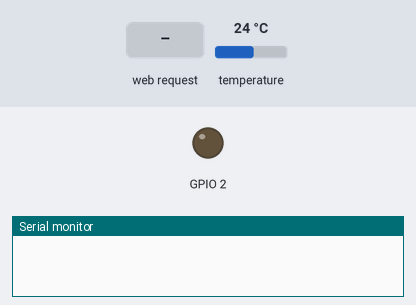
The sketch below on a simulated ESP8266 (NodeMCU). Shown: output pins drawn as LEDs (lit = HIGH), the last lines printed to the serial monitor. The test bench sets the inputs (shaded band); at power-on: temperature 24 °C.

Above: at 1.2 s.
1.3 s: HTTP request GET /setLED received
At 2.5 s:
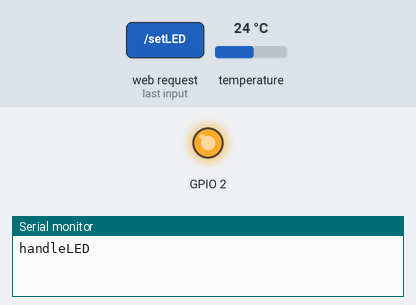
2.8 s: HTTP request GET / received
4.3 s: HTTP request GET /readADC00 received
Timing chart, 0 to 7.3 s (numbered marks = the images above; inputs shaded):
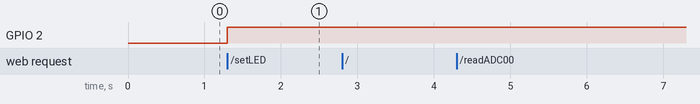

The sketch:

2019-09-27-1457_ESP-8266_Wifi_javascript_deneme.ino
```cpp
//https://circuits4you.com/2018/02/04/esp8266-ajax-update-part-of-web-page-without-refreshing/
// telefonda ki web arayuzu index.h dosyasinda yazdik. bu programla ayni klasorde
//https://stackoverflow.com/questions/18310434/how-to-set-text-size-in-a-button-in-html
//h1 le ilgili https://www.w3schools.com/tags/tag_hn.asp;
//https://techtutorialsx.com/2016/10/03/esp8266-setting-a-simple-http-webserver/
//https://www.w3schools.com/jsref/met_win_setinterval.asp
//https://stackoverflow.com/questions/6032429/chrome-timeouts-interval-suspended-in-background-tabs // chrome da neden javascritp setinterval da problem yasadigimin cevabi
//https://www.w3schools.com/css/tryit.asp?filename=trycss_grid
//#include <WiFi.h>
//#include <WiFiClient.h>
//#include <WebServer.h>

#include <ESP8266WiFi.h>
#include <WiFiClient.h>
#include <ESP8266WebServer.h>
#include <OneWire.h>
#include <DallasTemperature.h>

#include "index.h"  //Web page header file

#define ONE_WIRE_BUS 5                          //D1 pin of nodemcu
OneWire oneWire(ONE_WIRE_BUS);
 DallasTemperature sensors(&oneWire);            // Pass the oneWire reference to Dallas Temperature.


String ledState = "OFF";


ESP8266WebServer server(80);

//Enter your SSID and PASSWORD
const char* ssid = "ESP8266";
const char* password = "12345678";


//===============================================================
// This routine is executed when you open its IP in browser
//===============================================================
void handleRoot() {
 String s = MAIN_page; //Read HTML contents
 server.send(200, "text/html", s); //Send web page
 Serial.println("handleRoot");
}
void handleADC00() {
  sensors.requestTemperatures();
 float a = sensors.getTempCByIndex(0);
 String adcValue00 = String(a);
 //String adcValue00 = "deger1";
 server.send(200, "text/plane", adcValue00); //Send ADC value only to client ajax request
 Serial.println("handleADC00");
}

void handleLED() {

 String t_state = server.arg("LEDstate"); //Refer  xhttp.open("GET", "setLED?LEDstate="+led, true);
 Serial.println(t_state);
 if(t_state == "1")
 {
  digitalWrite(2,LOW); //LED ON
  ledState = "ON"; //Feedback parameter
 }
 else
 {
  digitalWrite(2,HIGH); //LED OFF
  ledState = "OFF"; //Feedback parameter
 }

 server.send(200, "text/plane", ledState); //Send web page
 Serial.println("handleLED");
}

//===============================================================
// Setup
//===============================================================

void setup(void){
  pinMode(2,OUTPUT);
  Serial.begin(115200);


  // Remove the password parameter, if you want the AP (Access Point) to be open
  WiFi.softAP(ssid, password);

  IPAddress IP = WiFi.softAPIP();


  server.begin();

//----------------------------------------------------------------

  server.on("/", handleRoot);      //Which routine to handle at root location. This is display page
  server.on("/setLED", handleLED);
  server.on("/readADC00", handleADC00);


}

//===============================================================
// This routine is executed when you open its IP in browser
//===============================================================
void loop(void){


  server.handleClient();


}
```

index.h
```cpp
const char MAIN_page[] PROGMEM = R"=====(
<!DOCTYPE html>
<html lang="tr">


<style>
body {
  font-family: Arial;
  margin: 0;
}

.flex-container {
  display: -webkit-flex;
  display: flex;
  -webkit-flex-direction: column;
  flex-direction: column;
  width: 400px;
  height: 250px;
  background-color: lightgrey;
}

.flex-item {
  background-color: cornflowerblue;
  display: -webkit-flex;
  display: flex;
  width: 200px;
  height: 200px;
  margin: 10px;
}

.grid-container {
  display: grid;
  grid-template-columns: auto auto ;
  background-color: #2196F3;
  padding: 10px;
}
.grid-item {
  background-color: rgba(255, 255, 255, 0.8);
  border: 1px solid rgba(0, 0, 0, 0.8);
  padding: 20px;
  font-size: 30px;
  text-align: center;
}


.stildeneme{
  background-color: #52BE80; /* Green */
  width: 45%;
  height: 20% ;
  border: none;
  color: black;
  text-align: center;
  text-decoration: none;
  font-size: 16px;
  font-weight: bold;

}

.stildeneme1 {
  background-color: #FAFA00; /* Green */
  width: 45%;
  height: 40% ;
  border: none;
  color: black;
  text-align: center;
  text-decoration: none;
  font-size: 16px;
  font-weight: bold;

}

.stildeneme2 {
  background-color: #C39BD3  ; /* Green */
  margin: auto;
  width: 45%;
  height: 20% ;
  border: none;
  color: black;
  text-align: center;
  text-decoration: none;
  font-size: 16px;
  font-weight: bold;

}
.stildeneme3 {
  background-color: #F1C40F  ; /* Green */
  width: 45%;
  height: 20% ;
  border: none;
  color: black;
  text-align: center;
  text-decoration: none;
  font-size: 16px;
  font-weight: bold;

}
.button {
  background-color: #4CAF50; /* Green */
  border: none;
  color: white;
  padding: 20px;
  text-align: center;
  text-decoration: none;
  display: inline-block;
  font-size: 16px;
  margin: 4px 2px;
  cursor: pointer;
}
.button1 {border-radius: 2px;}
.button2 {border-radius: 4px;}
.button3 {border-radius: 8px;}
.button4 {border-radius: 12px;}
.button5 {border-radius: 50%;}
</style>


<body>


<div class="grid-container">

  <div class="grid-item">
  <p>Sicaklik</p><br>
  </div>

  <div class="grid-item">
  <p> <span id="analog0">0</span></p><br>

  </div>


  <div class="grid-item">
  <button class="button button1" onclick="sendData(1)" style="background-color: blue; font-size : 20px;font-weight: bold;width: 40%; height: 80% ;">LED ON</button>
  <button class="button button5" onclick="sendData(0)" style="background-color: red;font-size : 20px;font-weight: bold;width: 40%; height: 40% ;">LED OFF</button><BR>
  </div>

<div class="grid-item">
  <p>5. cikis durumu : <span id="LEDState">NA</span></p><br>
</div>


</div>


<script>
// program kismi iki script arasinda kalan yere yaziliyor


function sendData(led) {
  var xhttp = new XMLHttpRequest();
  xhttp.onreadystatechange = function() {
                                          if (this.readyState == 4 && this.status == 200) {
                                          document.getElementById("LEDState").innerHTML =this.responseText;
                                                                                          }
                                         };
  xhttp.open("GET", "setLED?LEDstate="+led, true);
  xhttp.send();
                        }

//Analog ve timer degeri almak icin
 getData("readADC00","analog0");
 getData("readX","Xoku");

function getData(okunacak,yazilacak) {
  var xhttp1 = new XMLHttpRequest();
  xhttp1.onreadystatechange = function() {
                                          if (this.readyState == 4 && this.status == 200) {
                                          document.getElementById(yazilacak).innerHTML =this.responseText;
                                                                                          }
                                          };
 setInterval(aldata,500);
  function aldata(){
    xhttp1.open("GET", okunacak, true);
    xhttp1.send();
                    }
                    }


</script>


<br><br><a href="https://s7otomasyon.com">s7otomasyon.com</a>
</body>
</html>
)=====";
```

Measured:
- after the input at 1.3 s, GPIO 2: LOW → HIGH at once
